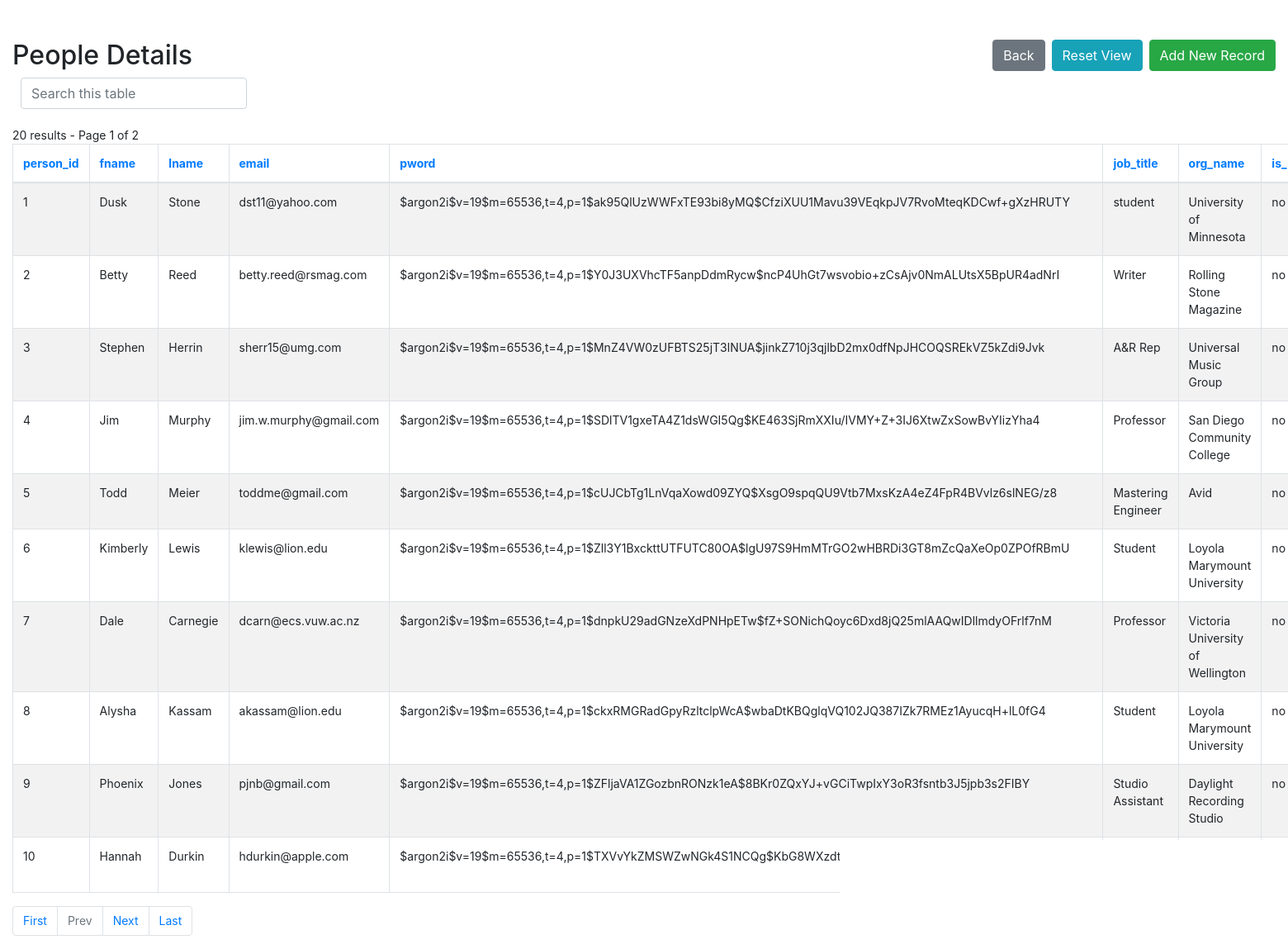
/admin/People-index.php, run on the app's committed database.
### tables this page shows
create table People(
	person_id int auto_increment,
	fname varchar(30) not null,
	lname varchar(30) not null,
	email varchar(30) not null unique,
	pword char(96) not null,
	job_title varchar(30),
	org_name varchar(50),
	is_presenter enum('no', 'yes') not null,
	primary key (person_id)
);

### admin/config.php (called while the page is built, shortened)
<?php
$no_of_records_per_page = 10;
?>

### admin/People-index.php (the view, shortened to what this page needs)
<!DOCTYPE html>
<html lang="en">
<head>
    <link rel="stylesheet" href="https://stackpath.bootstrapcdn.com/bootstrap/4.5.0/css/bootstrap.min.css">
</head>
<body>
    <section class="pt-5">
        <div class="container-fluid">
            <div class="row">
                <div class="col-md-12">
                    <div class="page-header clearfix">
                        <h2 class="float-left">People Details</h2>
                        <a href="People-create.php" class="btn btn-success float-right">Add New Record</a>
                        <a href="People-index.php" class="btn btn-info float-right mr-2">Reset View</a>
                        <a href="index.php" class="btn btn-secondary float-right mr-2">Back</a>
                    </div>
                    <div class="form-row">
                        <form action="People-index.php" method="get">
                        <div class="col">
                          <input type="text" class="form-control" placeholder="Search this table" name="search">
                        </div>
                    </div>
                    <br>
                    <?php
                    require_once "config.php";
                    $domain     = $_SERVER['HTTP_HOST'];
                    $script   = $_SERVER['SCRIPT_NAME'];
                    $parameters   = $_SERVER['QUERY_STRING'];
                    $protocol=strpos(strtolower($_SERVER['SERVER_PROTOCOL']),'https')
                                === FALSE ? 'http' : 'https';
                    $currenturl = $protocol . '://' . $domain. $script . '?' . $parameters;
                    if (isset($_GET['pageno'])) {
                        $pageno = $_GET['pageno'];
                    } else {
                        $pageno = 1;
                    }
                    $offset = ($pageno-1) * $no_of_records_per_page;
                    $total_pages_sql = "SELECT COUNT(*) FROM People";
                    $result = mysqli_query($link,$total_pages_sql);
                    $total_rows = mysqli_fetch_array($result)[0];
                    $total_pages = ceil($total_rows / $no_of_records_per_page);
                    $sortBy = array('asc', 'desc'); $sort = 'desc';
                    $sql = "SELECT * FROM People     LIMIT $offset, $no_of_records_per_page";
                    $count_pages = "SELECT * FROM People";
                    if(!empty($_GET['search'])) {
                        $search = ($_GET['search']);
                        $sql = "SELECT * FROM People
                            WHERE CONCAT_WS (person_id,fname,lname,email,pword,job_title,org_name,is_presenter)
                            LIKE '%$search%'
                            LIMIT $offset, $no_of_records_per_page";
                        $count_pages = "SELECT * FROM People
                            WHERE CONCAT_WS (person_id,fname,lname,email,pword,job_title,org_name,is_presenter)
                            LIKE '%$search%'
                               ";
                    }
                    else {
                        $search = "";
                    }
                    if($result = mysqli_query($link, $sql)){
                        if(mysqli_num_rows($result) > 0){
                            if ($result_count = mysqli_query($link, $count_pages)) {
                               $total_pages = ceil(mysqli_num_rows($result_count) / $no_of_records_per_page);
                           }
                            $number_of_results = mysqli_num_rows($result_count);
                            echo " " . $number_of_results . " results - Page " . $pageno . " of " . $total_pages;
                            echo "<table class='table table-bordered table-striped'>";
                                echo "<thead>";
                                    echo "<tr>";
                                        echo "<th><a href=?search=$search&sort=&order=person_id&sort=$sort>person_id</th>";
										echo "<th><a href=?search=$search&sort=&order=fname&sort=$sort>fname</th>";
										echo "<th><a href=?search=$search&sort=&order=lname&sort=$sort>lname</th>";
										echo "<th><a href=?search=$search&sort=&order=email&sort=$sort>email</th>";
										echo "<th><a href=?search=$search&sort=&order=pword&sort=$sort>pword</th>";
										echo "<th><a href=?search=$search&sort=&order=job_title&sort=$sort>job_title</th>";
										echo "<th><a href=?search=$search&sort=&order=org_name&sort=$sort>org_name</th>";
										echo "<th><a href=?search=$search&sort=&order=is_presenter&sort=$sort>is_presenter</th>";
                                    echo "</tr>";
                                echo "</thead>";
                                echo "<tbody>";
                                while($row = mysqli_fetch_array($result)){
                                    echo "<tr>";
                                    echo "<td>" . $row['person_id'] . "</td>";echo "<td>" . $row['fname'] . "</td>";echo "<td>" . $row['lname'] . "</td>";echo "<td>" . $row['email'] . "</td>";echo "<td>" . $row['pword'] . "</td>";echo "<td>" . $row['job_title'] . "</td>";echo "<td>" . $row['org_name'] . "</td>";echo "<td>" . $row['is_presenter'] . "</td>";
                                    echo "</tr>";
                                }
                                echo "</tbody>";
                            echo "</table>";
?>
                                <ul class="pagination" align-right>
                                <?php
                                    $new_url = preg_replace('/&?pageno=[^&]*/', '', $currenturl);
                                 ?>
                                    <li class="page-item"><a class="page-link" href="<?php echo $new_url .'&pageno=1' ?>">First</a></li>
                                    <li class="page-item <?php if($pageno <= 1){ echo 'disabled'; } ?>">
                                        <a class="page-link" href="<?php if($pageno <= 1){ echo '#'; } else { echo $new_url ."&pageno=".($pageno - 1); } ?>">Prev</a>
                                    </li>
                                    <li class="page-item <?php if($pageno >= $total_pages){ echo 'disabled'; } ?>">
                                        <a class="page-link" href="<?php if($pageno >= $total_pages){ echo '#'; } else { echo $new_url . "&pageno=".($pageno + 1); } ?>">Next</a>
                                    </li>
                                    <li class="page-item <?php if($pageno >= $total_pages){ echo 'disabled'; } ?>">
                                        <a class="page-item"><a class="page-link" href="<?php echo $new_url .'&pageno=' . $total_pages; ?>">Last</a>
                                    </li>
                                </ul>
<?php
                        } else{
                            echo "<p class='lead'><em>No records were found.</em></p>";
                        }
                    } else{
                        echo "ERROR: Could not able to execute $sql. " . mysqli_error($link);
                    }
                    ?>
                </div>
            </div>
        </div>
    </section>
</body>
</html>

### admin/People-index.php (style rules this page uses)
.page-header h2 { margin-top: 0; }
body { font-size: 14px; }

### data on the page
people: person_id "1", fname "Dusk", lname "Stone", email "dst11@yahoo.com", pword "$argon2i$v=19$m=65536,t=4,p=1$ak95QlUzWWFxTE93bi8yMQ$CfziXUU1Mavu39VEqkpJV7RvoMteqKDCwf+gXzHRUTY", job_title "student", org_name "University of Minnesota", is_presenter "no"
people: person_id "2", fname "Betty", lname "Reed", email "betty.reed@rsmag.com", pword "$argon2i$v=19$m=65536,t=4,p=1$Y0J3UXVhcTF5anpDdmRycw$ncP4UhGt7wsvobio+zCsAjv0NmALUtsX5BpUR4adNrI", job_title "Writer", org_name "Rolling Stone Magazine", is_presenter "no"
people: person_id "3", fname "Stephen", lname "Herrin", email "sherr15@umg.com", pword "$argon2i$v=19$m=65536,t=4,p=1$MnZ4VW0zUFBTS25jT3lNUA$jinkZ710j3qjlbD2mx0dfNpJHCOQSREkVZ5kZdi9Jvk", job_title "A&R Rep", org_name "Universal Music Group", is_presenter "no"
people: person_id "4", fname "Jim", lname "Murphy", email "jim.w.murphy@gmail.com", pword "$argon2i$v=19$m=65536,t=4,p=1$SDlTV1gxeTA4Z1dsWGI5Qg$KE463SjRmXXIu/IVMY+Z+3IJ6XtwZxSowBvYIizYha4", job_title "Professor", org_name "San Diego Community College", is_presenter "no"
people: person_id "5", fname "Todd", lname "Meier", email "toddme@gmail.com", pword "$argon2i$v=19$m=65536,t=4,p=1$cUJCbTg1LnVqaXowd09ZYQ$XsgO9spqQU9Vtb7MxsKzA4eZ4FpR4BVvlz6slNEG/z8", job_title "Mastering Engineer", org_name "Avid", is_presenter "no"
people: person_id "6", fname "Kimberly", lname "Lewis", email "klewis@lion.edu", pword "$argon2i$v=19$m=65536,t=4,p=1$Zll3Y1BxckttUTFUTC80OA$lgU97S9HmMTrGO2wHBRDi3GT8mZcQaXeOp0ZPOfRBmU", job_title "Student", org_name "Loyola Marymount University", is_presenter "no"
people: person_id "7", fname "Dale", lname "Carnegie", email "dcarn@ecs.vuw.ac.nz", pword "$argon2i$v=19$m=65536,t=4,p=1$dnpkU29adGNzeXdPNHpETw$fZ+SONichQoyc6Dxd8jQ25mlAAQwIDllmdyOFrlf7nM", job_title "Professor", org_name "Victoria University of Wellington", is_presenter "no"
people: person_id "8", fname "Alysha", lname "Kassam", email "akassam@lion.edu", pword "$argon2i$v=19$m=65536,t=4,p=1$ckxRMGRadGpyRzltclpWcA$wbaDtKBQglqVQ102JQ387IZk7RMEz1AyucqH+lL0fG4", job_title "Student", org_name "Loyola Marymount University", is_presenter "no"
people: person_id "9", fname "Phoenix", lname "Jones", email "pjnb@gmail.com", pword "$argon2i$v=19$m=65536,t=4,p=1$ZFljaVA1ZGozbnRONzk1eA$8BKr0ZQxYJ+vGCiTwpIxY3oR3fsntb3J5jpb3s2FIBY", job_title "Studio Assistant", org_name "Daylight Recording Studio", is_presenter "no"
people: person_id "10", fname "Hannah", lname "Durkin", email "hdurkin@apple.com", pword "$argon2i$v=19$m=65536,t=4,p=1$TXVvYkZMSWZwNGk4S1NCQg$KbG8WXzdtWt7gMYVMO3rrwV2grcMYzCNTG4eG1wC/as"

### other printed values
$number_of_results "20"
$pageno "1"
$total_pages "2"
